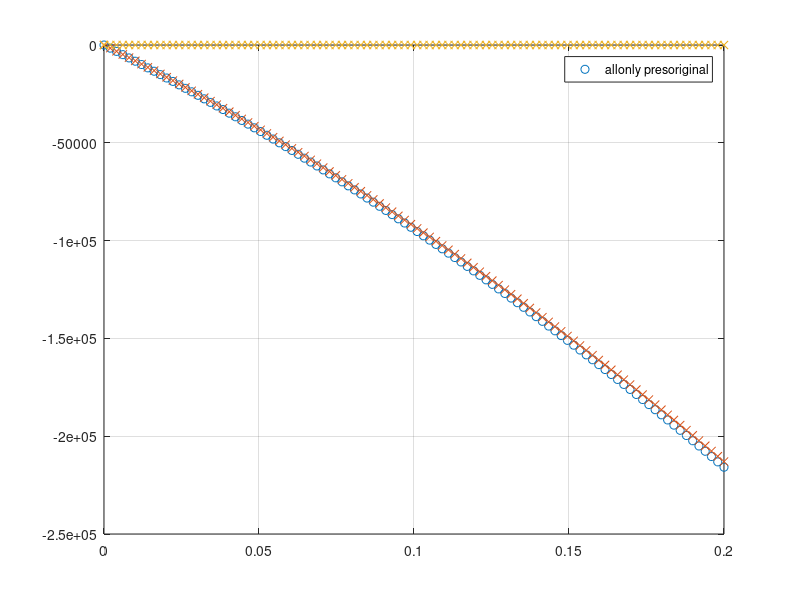
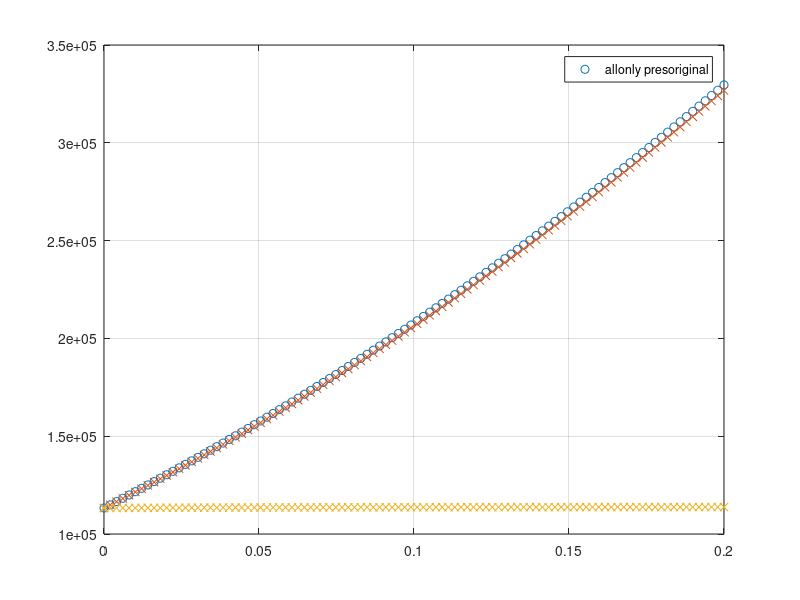

These charts were generated, in order, by the following MATLAB code:
clear;
mu=0.0034;
v0=1;
rs=0.01;
beta=1*pi/180;
l=0.2;
re=rs+2*beta*l;
rho=1055;

n=100;

p0 = 1e5+100*133;

r=linspace(rs,re,n);
dx=l/(n-1);
x=linspace(0,l,n);

dr=(re-rs)/l;

v=zeros(1,n);
v(1) = v0;
dp1=zeros(1,n);
dp2=zeros(1,n);
dp3=zeros(1,n);
p1=zeros(1,n);
p2=zeros(1,n);
p3=zeros(1,n);
p1(1) = p0;
p2(1) = p0;
p3(1) = p0;
for i=1:n-1
    v(i+1) = rs^2*v0/(rs+x(i)/l*(re-rs))^2;
    dp1(i+1) = dp1(i) - dx*(4*mu*v(i+1)/r(i)^2 + 2*p1(i)/r(i)*dr + 2*rho*v(i+1)^2/r(i)*dr - 2*rho*v(i+1)*(v(i+1)-v(i))/dx);
    dp2(i+1) = dp2(i) - dx*(4*mu*v(i+1)/r(i)^2 + 2*p2(i)/r(i)*dr);
    dp3(i+1) = dp3(i) - dx*4*mu*v(i+1)/r(i)^2;
    
    p1(i+1)  = p0+rho/2*v0^2-rho/2*v(i+1)^2-dp1(i+1);
    p2(i+1)  = p0+rho/2*v0^2-rho/2*v(i+1)^2-dp2(i+1);
    p3(i+1)  = p0+rho/2*v0^2-rho/2*v(i+1)^2-dp3(i+1);
end

plot(x,dp1,'o')
hold on;
grid on;
plot(x,dp2,'x')
plot(x,dp3,'x')
legend(["all","only pres","original"]);

figure;
plot(x,p1,'o')
hold on;
grid on;
plot(x,p2,'x')
plot(x,p3,'x')
legend(["all","only pres","original"]);